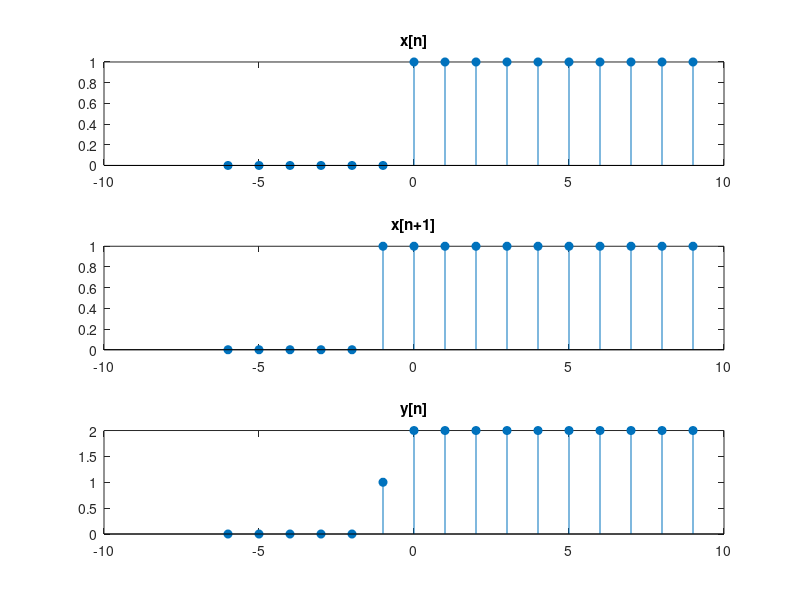

Here is the MATLAB script that generated this plot:
n=[-6:9];
xn=[zeros(1,6) ones(1,10)];
xn1=[zeros(1,5) ones(1,11)];
yn=xn+xn1;
figure(1)
subplot(3,1,1), stem(n,xn,'filled')
title('x[n]')   
subplot(3,1,2), stem(n,xn1,'filled')
title('x[n+1]')
subplot(3,1,3), stem(n,yn,'filled')
title('y[n]')